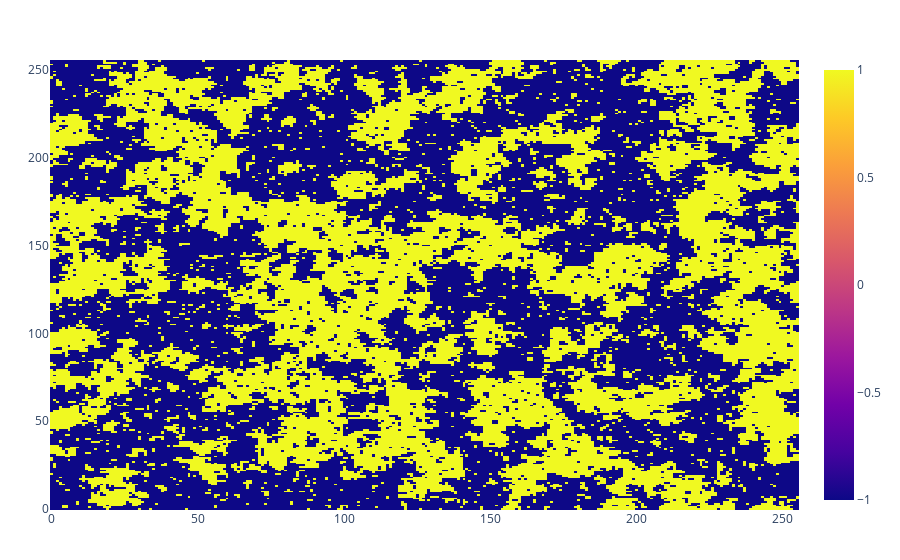

The notebook cell this image was saved under:
### Code cell
plot(heatmap(z=im1.state))

### Figure 1 — Plotly figure (JSON) as saved in the notebook; plotly's stock layout.template omitted (floating-point values rounded to 4 significant figures; data arrays with more than 128 entries replaced by an {"elided": "..."} marker saying what was removed)
{"data": [{"transpose": true, "type": "heatmap", "z": {"elided": "256x256 int values"}}], "layout": {"margin": {"b": 50, "l": 50, "r": 50, "t": 60}}}
